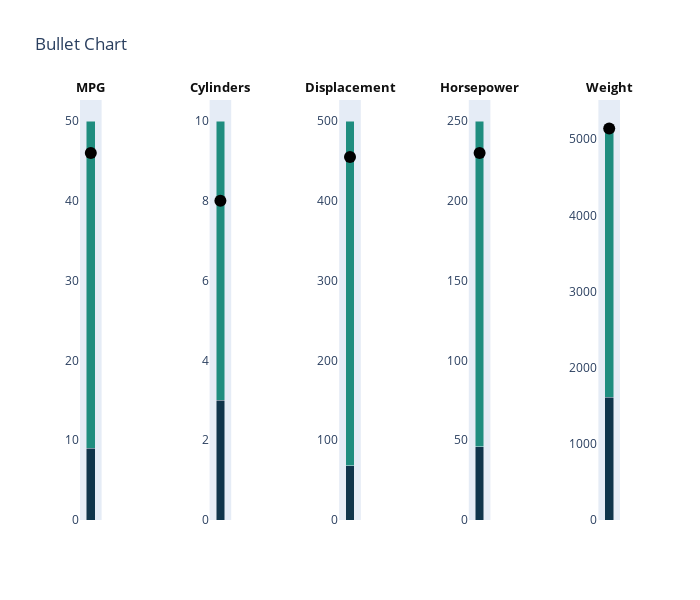

The notebook cell saved with this chart:
### Code cell
data = [
    {"title": "MPG",
     "subtitle": "Miles Per Gallon",
     "ranges": [10, 25, 40],
     "measures":[9, 50],
     "markers":[46]},
  
    {"title": "Cylinders",
     "subtitle": "Number of Car Engine Cylinders",
     "ranges": [5, 6, 8],
     "measures":[3, 10],
     "markers":[8]},
      
    {"title": "Displacement",
     "subtitle": "US$, average", 
     "ranges": [300, 400, 450],
     "measures":[68, 500],
     "markers":[455]},
      
    {"title": "Horsepower", 
     "subtitle": "Power an engine produces",
     "ranges": [100, 200, 250],
     "measures":[46, 250], 
     "markers":[230]},
      
    {"title": "Weight", 
     "subtitle": "Weight of Car in Pounds",
     "ranges": [1000, 3000, 5500], 
     "measures":[1613, 5140],
     "markers":[5140]}
]
  
fig = ff.create_bullet(
    data, titles='title', 
    markers='markers',
    measures='measures',
    orientation='v',
    measure_colors=['rgb(14, 52, 75)', 'rgb(31, 141, 127)'],
    scatter_options={'marker': {'symbol': 'circle'}},
  width=700)
  
fig.show()

### Figure 1 — Plotly figure (JSON) as saved in the notebook; plotly's stock layout.template omitted (floating-point values rounded to 4 significant figures)
{"data": [{"base": 0, "hoverinfo": "y", "marker": {"color": "rgb(31.0, 141.0, 127.0)"}, "name": "measures", "orientation": "v", "type": "bar", "width": 0.4, "x": [0.5], "xaxis": "x", "y": [50], "yaxis": "y"}, {"base": 0, "hoverinfo": "y", "marker": {"color": "rgb(14.0, 52.0, 75.0)"}, "name": "measures", "orientation": "v", "type": "bar", "width": 0.4, "x": [0.5], "xaxis": "x", "y": [9], "yaxis": "y"}, {"hoverinfo": "y", "marker": {"color": "rgb(0, 0, 0)", "size": 12, "symbol": "circle"}, "name": "markers", "type": "scatter", "x": [0.5], "xaxis": "x", "y": [46], "yaxis": "y"}, {"base": 0, "hoverinfo": "y", "marker": {"color": "rgb(31.0, 141.0, 127.0)"}, "name": "measures", "orientation": "v", "type": "bar", "width": 0.4, "x": [0.5], "xaxis": "x2", "y": [10], "yaxis": "y2"}, {"base": 0, "hoverinfo": "y", "marker": {"color": "rgb(14.0, 52.0, 75.0)"}, "name": "measures", "orientation": "v", "type": "bar", "width": 0.4, "x": [0.5], "xaxis": "x2", "y": [3], "yaxis": "y2"}, {"hoverinfo": "y", "marker": {"color": "rgb(0, 0, 0)", "size": 12, "symbol": "circle"}, "name": "markers", "type": "scatter", "x": [0.5], "xaxis": "x2", "y": [8], "yaxis": "y2"}, {"base": 0, "hoverinfo": "y", "marker": {"color": "rgb(31.0, 141.0, 127.0)"}, "name": "measures", "orientation": "v", "type": "bar", "width": 0.4, "x": [0.5], "xaxis": "x3", "y": [500], "yaxis": "y3"}, {"base": 0, "hoverinfo": "y", "marker": {"color": "rgb(14.0, 52.0, 75.0)"}, "name": "measures", "orientation": "v", "type": "bar", "width": 0.4, "x": [0.5], "xaxis": "x3", "y": [68], "yaxis": "y3"}, {"hoverinfo": "y", "marker": {"color": "rgb(0, 0, 0)", "size": 12, "symbol": "circle"}, "name": "markers", "type": "scatter", "x": [0.5], "xaxis": "x3", "y": [455], "yaxis": "y3"}, {"base": 0, "hoverinfo": "y", "marker": {"color": "rgb(31.0, 141.0, 127.0)"}, "name": "measures", "orientation": "v", "type": "bar", "width": 0.4, "x": [0.5], "xaxis": "x4", "y": [250], "yaxis": "y4"}, {"base": 0, "hoverinfo": "y", "marker": {"color": "rgb(14.0, 52.0, 75.0)"}, "name": "measures", "orientation": "v", "type": "bar", "width": 0.4, "x": [0.5], "xaxis": "x4", "y": [46], "yaxis": "y4"}, {"hoverinfo": "y", "marker": {"color": "rgb(0, 0, 0)", "size": 12, "symbol": "circle"}, "name": "markers", "type": "scatter", "x": [0.5], "xaxis": "x4", "y": [230], "yaxis": "y4"}, {"base": 0, "hoverinfo": "y", "marker": {"color": "rgb(31.0, 141.0, 127.0)"}, "name": "measures", "orientation": "v", "type": "bar", "width": 0.4, "x": [0.5], "xaxis": "x5", "y": [5140], "yaxis": "y5"}, {"base": 0, "hoverinfo": "y", "marker": {"color": "rgb(14.0, 52.0, 75.0)"}, "name": "measures", "orientation": "v", "type": "bar", "width": 0.4, "x": [0.5], "xaxis": "x5", "y": [1613], "yaxis": "y5"}, {"hoverinfo": "y", "marker": {"color": "rgb(0, 0, 0)", "size": 12, "symbol": "circle"}, "name": "markers", "type": "scatter", "x": [0.5], "xaxis": "x5", "y": [5140], "yaxis": "y5"}], "layout": {"annotations": [{"font": {"color": "#0f0f0f", "size": 13}, "showarrow": false, "text": "<b>MPG</b>", "textangle": 0, "x": 0.02, "xanchor": "center", "xref": "paper", "y": 1.03, "yanchor": "middle", "yref": "paper"}, {"font": {"color": "#0f0f0f", "size": 13}, "showarrow": false, "text": "<b>Cylinders</b>", "textangle": 0, "x": 0.26, "xanchor": "center", "xref": "paper", "y": 1.03, "yanchor": "middle", "yref": "paper"}, {"font": {"color": "#0f0f0f", "size": 13}, "showarrow": false, "text": "<b>Displacement</b>", "textangle": 0, "x": 0.5, "xanchor": "center", "xref": "paper", "y": 1.03, "yanchor": "middle", "yref": "paper"}, {"font": {"color": "#0f0f0f", "size": 13}, "showarrow": false, "text": "<b>Horsepower</b>", "textangle": 0, "x": 0.74, "xanchor": "center", "xref": "paper", "y": 1.03, "yanchor": "middle", "yref": "paper"}, {"font": {"color": "#0f0f0f", "size": 13}, "showarrow": false, "text": "<b>Weight</b>", "textangle": 0, "x": 0.98, "xanchor": "center", "xref": "paper", "y": 1.03, "yanchor": "middle", "yref": "paper"}], "barmode": "stack", "height": 600, "margin": {"l": 80}, "showlegend": false, "title": {"text": "Bullet Chart"}, "width": 700, "xaxis": {"anchor": "y", "domain": [0, 0.04], "range": [0, 1], "showgrid": false, "showticklabels": false, "zeroline": false}, "xaxis2": {"anchor": "y2", "domain": [0.24, 0.28], "range": [0, 1], "showgrid": false, "showticklabels": false, "zeroline": false}, "xaxis3": {"anchor": "y3", "domain": [0.48, 0.52], "range": [0, 1], "showgrid": false, "showticklabels": false, "zeroline": false}, "xaxis4": {"anchor": "y4", "domain": [0.72, 0.76], "range": [0, 1], "showgrid": false, "showticklabels": false, "zeroline": false}, "xaxis5": {"anchor": "y5", "domain": [0.96, 1], "range": [0, 1], "showgrid": false, "showticklabels": false, "zeroline": false}, "yaxis": {"anchor": "x", "domain": [0, 1], "showgrid": false, "tickwidth": 1, "zeroline": false}, "yaxis2": {"anchor": "x2", "domain": [0, 1], "showgrid": false, "tickwidth": 1, "zeroline": false}, "yaxis3": {"anchor": "x3", "domain": [0, 1], "showgrid": false, "tickwidth": 1, "zeroline": false}, "yaxis4": {"anchor": "x4", "domain": [0, 1], "showgrid": false, "tickwidth": 1, "zeroline": false}, "yaxis5": {"anchor": "x5", "domain": [0, 1], "showgrid": false, "tickwidth": 1, "zeroline": false}}}
